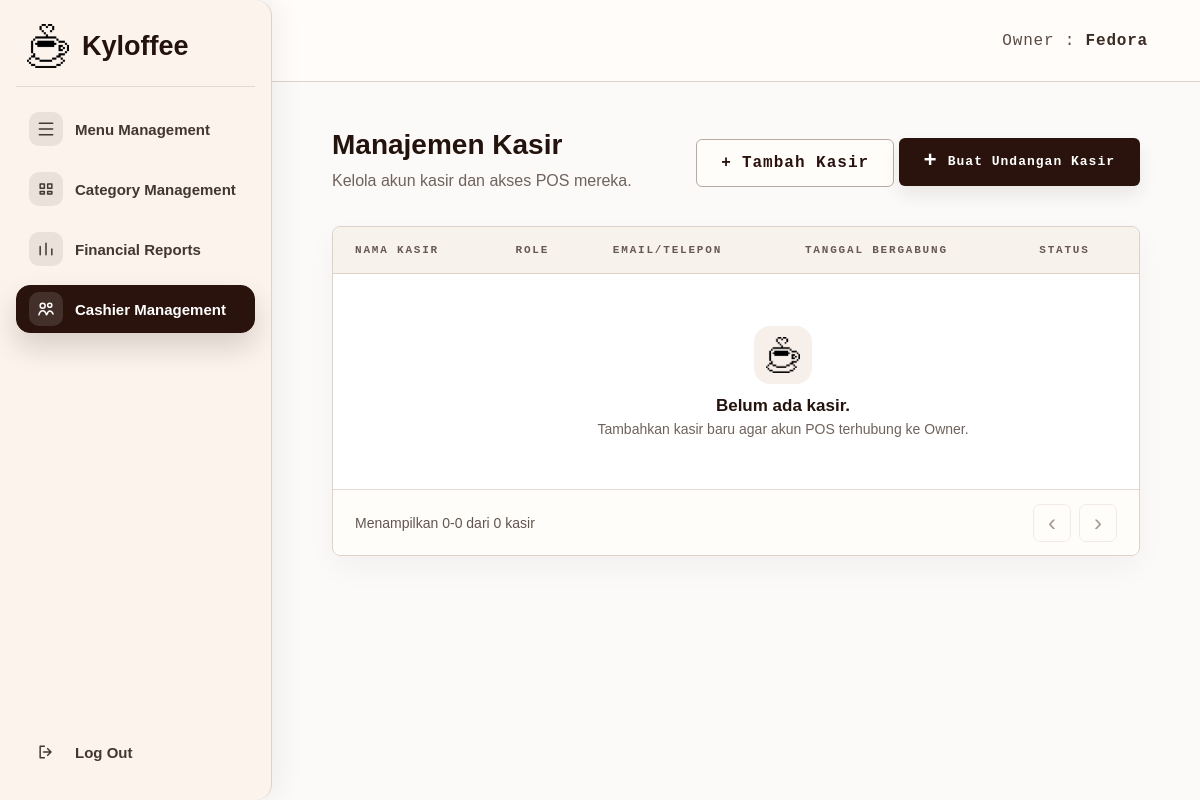
The page /owner/users (signed in) on the database as committed earlier.
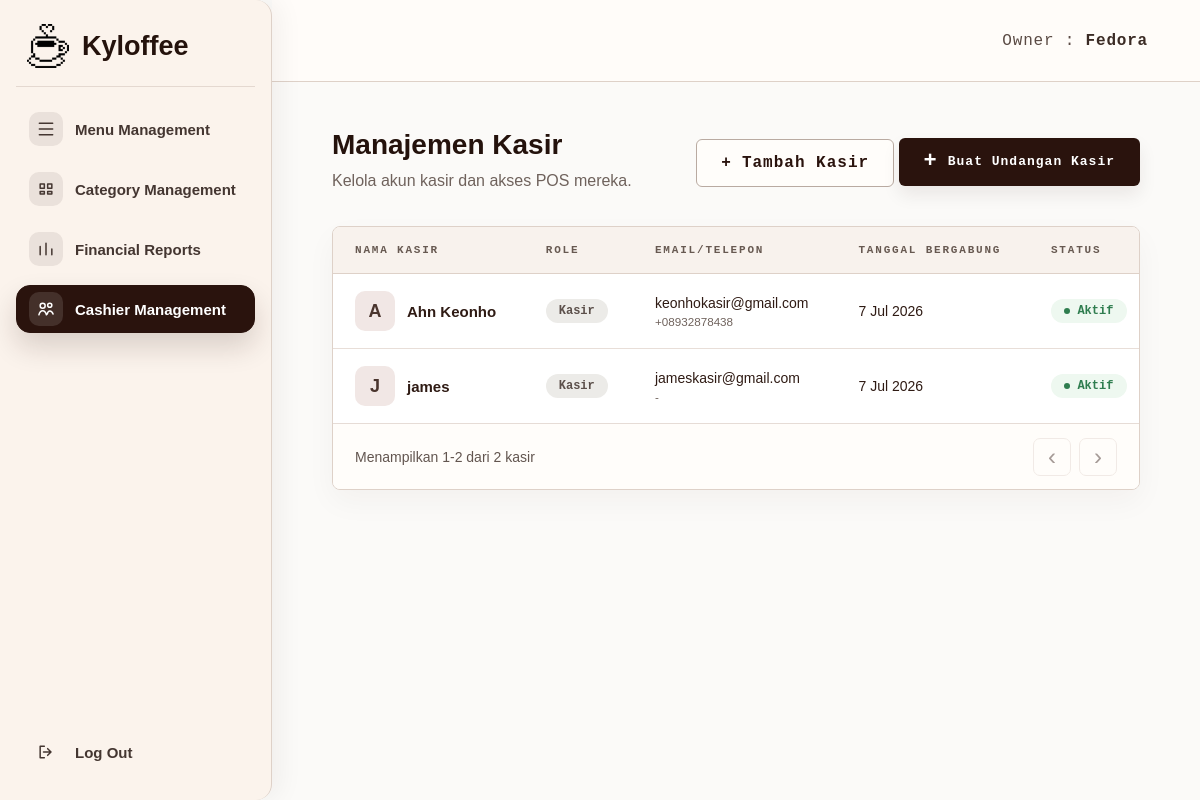
The same page on the database as committed later.
### tables this page shows
CREATE TABLE users (
                id INTEGER PRIMARY KEY AUTOINCREMENT,
                full_name TEXT NOT NULL,
                email TEXT UNIQUE NOT NULL,
                password_hash TEXT NOT NULL,
                role TEXT NOT NULL,
                created_at TIMESTAMP DEFAULT CURRENT_TIMESTAMP
            , staff_phone TEXT, staff_position TEXT DEFAULT 'Staff', joined_date TEXT, staff_status TEXT DEFAULT 'Aktif', is_active INTEGER NOT NULL DEFAULT 1, owner_id INTEGER);

### app.py (the view)
@app.route("/owner/users")
@owner_required
def owner_users():
    init_db()
    page = request.args.get("page", 1, type=int)
    per_page = 6
    owner_id = session.get("user_id")
    if page < 1:
        page = 1
    db = get_db()
    role_where = cashier_role_filter("role")
    total = fetch_scalar(
        db.execute(
            f"SELECT COUNT(*) FROM users WHERE {role_where} AND owner_id = ?",
            (*CASHIER_ROLE_ALIASES, owner_id),
        )
    ) or 0
    total_pages = max(1, (total + per_page - 1) // per_page)
    if total > 0 and page > total_pages:
        return redirect(url_for("owner_staff", page=total_pages))
    offset = (page - 1) * per_page
    staff_rows = db.execute(
        f"""
        SELECT id, full_name, email, staff_phone, staff_position, joined_date, staff_status, is_active, created_at
        FROM users
        WHERE {role_where} AND owner_id = ?
        ORDER BY id ASC
        LIMIT ? OFFSET ?
        """,
        (*CASHIER_ROLE_ALIASES, owner_id, per_page, offset),
    ).fetchall()
    return render_template(
        "owner_staff.html",
        owner_name=get_owner_name(),
        active_page="staff",
        staff_members=[format_staff_member(staff) for staff in staff_rows],
        invitations=get_owner_invitations(session.get("user_id")),
        page=page,
        total_pages=total_pages,
        total=total,
        per_page=per_page,
    )

### app.py (called while the page is built, shortened)
def get_db():
    global REMOTE_DB_FAILED
    if "db" not in g:
        should_try_mysql = DB_USE_MYSQL and not (REMOTE_DB_FAILED and DB_FALLBACK_SQLITE)
        sqlite_conn = sqlite3.connect(DATABASE)
        sqlite_conn.row_factory = sqlite3.Row
        g.db = DatabaseConnection(sqlite_conn, is_mysql=False)
    return g.db

def execute_commit(query, params=()):
    db = get_db()
    try:
        cursor = db.execute(query, params)
        db.commit()
        app.logger.debug("DB commit successful: %s", query)
        return cursor
    except Exception:
        db.rollback()
        app.logger.exception("DB write failed and rollback executed.")
        raise

def execute_script_commit(script):
    db = get_db()
    try:
        db.executescript(script)
        db.commit()
        app.logger.debug("DB script commit successful.")
    except Exception:
        db.rollback()
        app.logger.exception("DB schema change failed and rollback executed.")
        raise

def fetch_scalar(cursor):
    row = cursor.fetchone()
    if row is None:
        return None
    if isinstance(row, dict):
        return next(iter(row.values()))
    return row[0]

def fetch_all_dict(cursor):
    rows = cursor.fetchall()
    if not rows:
        return []
    if isinstance(rows[0], dict):
        return rows
    columns = [col[0] for col in cursor.description]
    return [dict(zip(columns, row)) for row in rows]

def row_to_dict(row):
    if row is None:
        return {}
    if isinstance(row, dict):
        return row
    return dict(row)

def normalize_role_value(role):
    role_key = str(role or "").strip().lower()
    if role_key in CASHIER_ROLE_ALIASES:
        return CASHIER_ROLE
    return role_key

def cashier_role_filter(column="role"):
    placeholders = ", ".join(["?"] * len(CASHIER_ROLE_ALIASES))
    return f"LOWER({column}) IN ({placeholders})"

def parse_db_datetime(value):
    if isinstance(value, datetime):
        return value
    if isinstance(value, date):
        return datetime.combine(value, datetime.min.time())
    value = str(value or "").strip()
    if not value:
        return None
    for candidate in (value, value.replace("Z", "+00:00")):
        try:
            parsed = datetime.fromisoformat(candidate)
            return parsed.replace(tzinfo=None)
        except ValueError:
            continue

def get_owner_name():
    return (
        session.get("full_name")
        or session.get("name")
        or session.get("username")
        or "Owner"
    )

### templates/owner_staff.html (shortened to what this page needs)
<!DOCTYPE html>
<html lang="id">
<head>
    <link rel="stylesheet" href="{{ url_for('static', filename='css/owner_shell.css') }}">
    <link rel="stylesheet" href="{{ url_for('static', filename='css/owner_menu.css') }}">
</head>
<body>
    <div class="owner-page">
        {% include 'partials/owner_sidebar.html' %}
        <main class="owner-main">
            <header class="owner-topbar">
                <div class="owner-identity">Owner : <strong>{{ owner_name }}</strong></div>
            </header>
            <section class="owner-content owner-content--staff">
                <div class="page-heading page-heading--row staff-heading">
                    <div>
                        <h1>Manajemen Kasir</h1>
                        <p class="page-subtitle">Kelola akun kasir dan akses POS mereka.</p>
                    </div>
                    <div class="staff-actions-row">
                        <a href="{{ url_for('owner_users_add') }}" class="secondary-button staff-add-button">
                            <span>+</span>
                            Tambah Kasir
                        </a>
                        <a href="{{ url_for('owner_staff_invite') }}" class="primary-button staff-add-button">
                            <span>+</span>
                            Buat Undangan Kasir
                        </a>
                    </div>
                </div>
                <section class="menu-table-card staff-table-card" aria-label="Daftar kasir Kyloffee">
                    <div class="table-responsive">
                        <table class="menu-table staff-table">
                            <thead>
                                <tr>
                                    <th>Nama Kasir</th>
                                    <th>Role</th>
                                    <th>Email/Telepon</th>
                                    <th>Tanggal Bergabung</th>
                                    <th>Status</th>
                                    <th>Aksi</th>
                                </tr>
                            </thead>
                            <tbody>
                                {% if staff_members %}
                                    {% for staff in staff_members %}
                                        <tr>
                                            <td>
                                                <div class="staff-name-cell">
                                                    <span class="staff-avatar">{{ staff.initial }}</span>
                                                    <strong>{{ staff.full_name }}</strong>
                                                </div>
                                            </td>
                                            <td><span class="staff-role-pill">{{ staff.position }}</span></td>
                                            <td>
                                                <div class="staff-contact">
                                                    <span>{{ staff.email }}</span>
                                                    <small>{{ staff.phone }}</small>
                                                </div>
                                            </td>
                                            <td>{{ staff.joined_date }}</td>
                                            <td>
                                                <span class="staff-status staff-status--{{ staff.status_tone }}">
                                                    <i></i>{{ staff.status }}
                                                </span>
                                            </td>
                                        </tr>
                                    {% endfor %}
                                {% else %}
                                    <tr>
                                        <td colspan="6" class="empty-state">
                                            <div class="empty-state__icon">
                                                <img src="{{ url_for('static', filename='assets/logo-coffee.png') }}" alt="">
                                            </div>
                                            <strong>Belum ada kasir.</strong>
                                            <p>Tambahkan kasir baru agar akun POS terhubung ke Owner.</p>
                                        </td>
                                    </tr>
                                {% endif %}
                            </tbody>
                        </table>
                    </div>
                    {% set start_item = ((page - 1) * per_page) + 1 if total > 0 else 0 %}
                    {% set end_item = page * per_page if page * per_page < total else total %}
                    <footer class="table-footer">
                        <p>Menampilkan {{ start_item }}-{{ end_item }} dari {{ total }} kasir</p>
                        <div class="pagination">
                            <a class="page-button {% if page <= 1 %}disabled{% endif %}" href="{{ url_for('owner_staff', page=page-1) if page > 1 else '#' }}">&lsaquo;</a>
                            <a class="page-button {% if page >= total_pages %}disabled{% endif %}" href="{{ url_for('owner_staff', page=page+1) if page < total_pages else '#' }}">&rsaquo;</a>
                        </div>
                    </footer>
                </section>
            </section>
        </main>
    </div>
</body>
</html>

### templates/partials/owner_sidebar.html (shortened to what this page needs)
<aside class="owner-sidebar" id="ownerSidebar" data-owner-sidebar>
    <button
        type="button"
        class="brand"
        data-owner-sidebar-toggle
        aria-controls="ownerSidebar"
        aria-expanded="true"
        aria-label="Perkecil sidebar Owner"
    >
        <img src="{{ url_for('static', filename='assets/logo-coffee.png') }}" alt="" class="brand-logo-mark">
        <span class="brand-name owner-sidebar__text">Kyloffee</span>
    </button>
    <nav class="owner-nav" aria-label="Owner navigation">
        <a
            href="{{ url_for('owner_menu') }}"
            class="owner-nav__link {% if active_page == 'menu' %}active{% endif %}"
            data-owner-nav-link
            data-tooltip="Menu Management"
            title="Menu Management"
        >
            <span class="owner-nav__icon" aria-hidden="true">
                <svg viewBox="0 0 24 24" focusable="false">
                    <path d="M4 5h16M4 12h16M4 19h16" />
                </svg>
            </span>
            <span class="owner-nav__text owner-sidebar__text">Menu Management</span>
        </a>
        <a
            href="{{ url_for('owner_categories') }}"
            class="owner-nav__link {% if active_page == 'categories' %}active{% endif %}"
            data-owner-nav-link
            data-tooltip="Category Management"
            title="Category Management"
        >
            <span class="owner-nav__icon" aria-hidden="true">
                <svg viewBox="0 0 24 24" focusable="false">
                    <path d="M5 6h5v5H5zM14 6h5v5h-5zM5 15h5v3H5zM14 15h5v3h-5z" />
                </svg>
            </span>
            <span class="owner-nav__text owner-sidebar__text">Category Management</span>
        </a>
        <a
            href="{{ url_for('owner_reports') }}"
            class="owner-nav__link {% if active_page == 'reports' %}active{% endif %}"
            data-owner-nav-link
            data-tooltip="Financial Reports"
            title="Financial Reports"
        >
            <span class="owner-nav__icon" aria-hidden="true">
                <svg viewBox="0 0 24 24" focusable="false">
                    <path d="M5 19V9M12 19V5M19 19v-7" />
                </svg>
            </span>
            <span class="owner-nav__text owner-sidebar__text">Financial Reports</span>
        </a>
        <a
            href="{{ url_for('owner_staff') }}"
            class="owner-nav__link {% if active_page == 'staff' %}active{% endif %}"
            data-owner-nav-link
            data-tooltip="Cashier Management"
            title="Cashier Management"
        >
            <span class="owner-nav__icon" aria-hidden="true">
                <svg viewBox="0 0 24 24" focusable="false">
                    <path d="M8 11a3 3 0 1 0 0-6 3 3 0 0 0 0 6ZM16.5 10a2.5 2.5 0 1 0 0-5 2.5 2.5 0 0 0 0 5ZM3.5 19c.7-3.1 2.2-5 4.5-5s3.8 1.9 4.5 5M13.5 18c.5-2.3 1.6-3.7 3.2-3.7 1.8 0 3 1.5 3.8 3.7" />
                </svg>
            </span>
            <span class="owner-nav__text owner-sidebar__text">Cashier Management</span>
        </a>
    </nav>
    <a href="{{ url_for('logout') }}" class="owner-logout" data-owner-logout data-tooltip="Log Out" title="Log Out">
        <span class="owner-logout__icon" aria-hidden="true">
            <svg viewBox="0 0 24 24" focusable="false">
                <path d="M10 5H5v14h5M14 8l4 4-4 4M18 12H9" />
            </svg>
        </span>
        <span class="owner-sidebar__text">Log Out</span>
    </a>
</aside>

### static/css/owner_menu.css (style rules this page uses)
.menu-table-card { overflow: hidden; background: #fff; border: 1px solid var(--kyloffee-line); border-radius: 8px; box-shadow: 0 12px 30px rgba(42, 19, 13, 0.04); }
.table-responsive { width: 100%; overflow-x: auto; }
.menu-table { width: 100%; border-collapse: collapse; min-width: 920px; }
.menu-table thead { background: #f8f2ed; border-bottom: 1px solid var(--kyloffee-line); }
.menu-table th { padding: 17px 22px; text-align: left; font-family: "Courier New", monospace; font-size: 11px; font-weight: 800; text-transform: uppercase; letter-spacing: 1.8px; color: #675951; }
.menu-table td { padding: 17px 22px; border-bottom: 1px solid #e8ded8; color: #2f1b14; font-size: 14px; vertical-align: middle; }
.menu-table tr:last-child td { border-bottom: 0; }
.table-footer { min-height: 66px; display: flex; align-items: center; justify-content: space-between; gap: 18px; padding: 12px 22px; background: #fffdfa; border-top: 1px solid #e6dcd6; }
.table-footer p { margin: 0; color: #62554f; font-size: 14px; }
.pagination { display: flex; gap: 8px; }
.page-button { width: 38px; height: 38px; display: inline-flex; align-items: center; justify-content: center; border: 1px solid #dfd2cb; border-radius: 7px; background: #fffdfa; color: var(--kyloffee-brown); text-decoration: none; font-size: 24px; line-height: 1; }
.page-button.disabled { opacity: 0.42; pointer-events: none; }
.owner-content--staff { max-width: 1080px; margin: 0 auto; padding-top: 48px; }
.staff-heading { align-items: center; margin-bottom: 32px; }
.staff-heading h1 { margin: 0 0 10px; font-size: 28px; letter-spacing: 0; }
.staff-add-button { min-width: 188px; height: 48px; margin-top: 0; font-family: "Courier New", monospace; letter-spacing: 1px; }
.staff-table-card { border-radius: 8px; }
.staff-table { min-width: 900px; }
.staff-table td { height: 72px; }
.staff-name-cell { display: flex; align-items: center; gap: 12px; }
.staff-name-cell strong { font-size: 15px; }
.staff-avatar { width: 40px; height: 40px; display: inline-flex; align-items: center; justify-content: center; border-radius: 10px; background: #f1e7e5; color: #4a352e; font-size: 18px; font-weight: 800; }
.staff-role-pill { display: inline-flex; min-width: 62px; min-height: 24px; align-items: center; justify-content: center; border-radius: 999px; background: #ecebe8; color: #5c504b; padding: 0 12px; font-family: "Courier New", monospace; font-size: 12px; font-weight: 800; }
.staff-contact { display: grid; gap: 4px; }
.staff-contact small { color: var(--kyloffee-muted); }
.staff-status { min-width: 76px; min-height: 24px; display: inline-flex; align-items: center; justify-content: center; gap: 7px; border-radius: 999px; padding: 0 11px; font-family: "Courier New", monospace; font-size: 12px; font-weight: 800; }
.staff-status i { width: 6px; height: 6px; border-radius: 50%; background: currentColor; }
.staff-status--active { background: #eef8f0; color: var(--kyloffee-success); }

Rows that differ between the two databases and show on the page:
added users: initial "A", full_name "Ahn Keonho", position "Kasir", email "keonhokasir@gmail.com", phone "+08932878438", joined_date "7 Jul 2026", status "Aktif"
added users: initial "J", full_name "james", position "Kasir", email "jameskasir@gmail.com", phone "-", joined_date "7 Jul 2026", status "Aktif"
Other text that changed with them:
{{ start_item }}: "0" → "1"
{{ end_item }}: "0" → "2"
{{ total }}: "0" → "2"
text no longer shown: "Belum ada kasir. Tambahkan kasir baru agar akun POS terhubung ke Owner."
